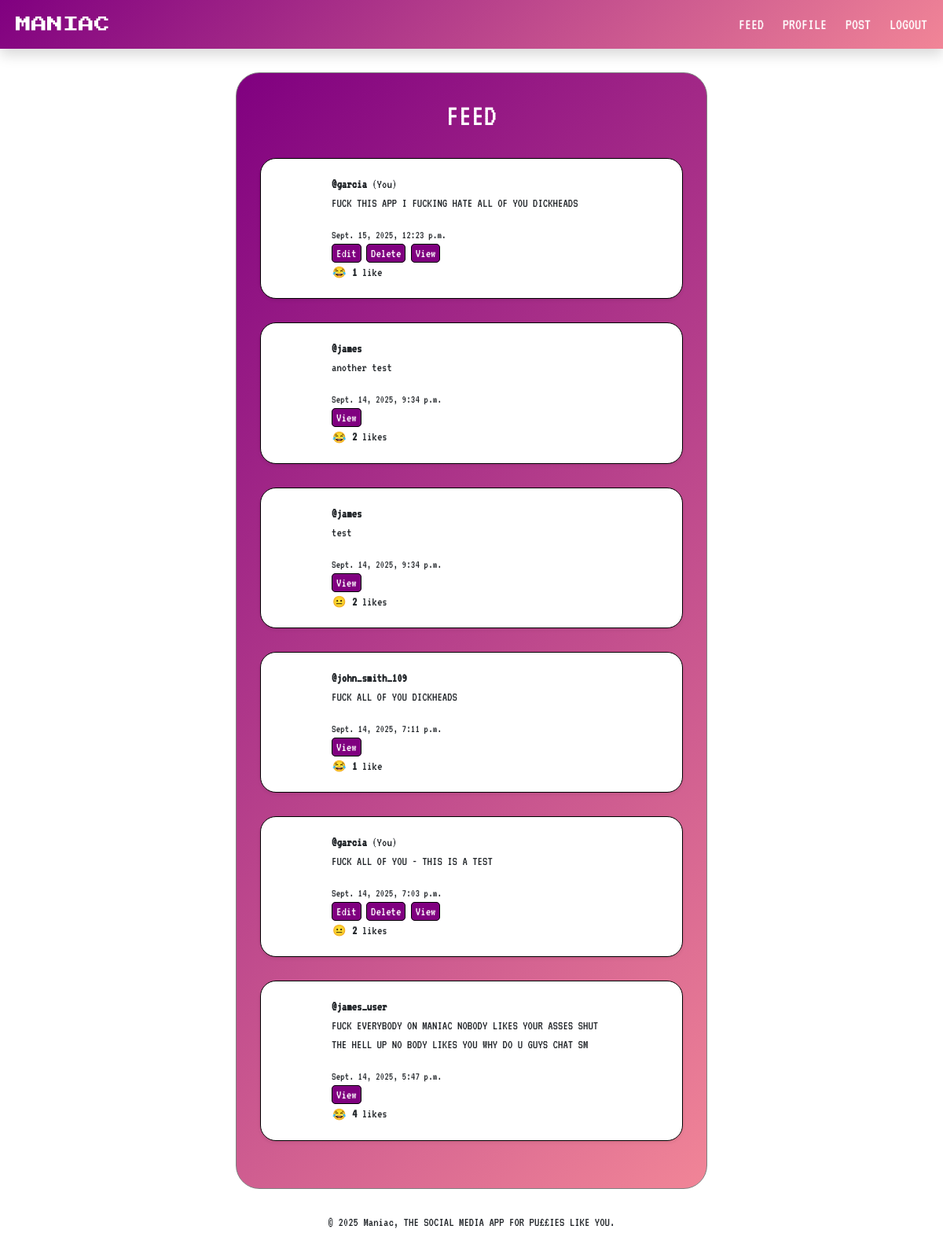
The app's page / (signed in) with its own data.
### core/models.py (models this page shows, shortened)
class Post(models.Model):
    author = models.ForeignKey(User, on_delete=models.CASCADE)
    content = models.TextField()
    created_at = models.DateTimeField(auto_now_add=True)
    likes = models.ManyToManyField(User, related_name='liked_posts', blank=True)
    def total_likes(self):
        return self.likes.count()

### core/views.py (the view)
# urls.py: path('', views.feed, name='feed'),
def feed(request):
    posts = Post.objects.all().order_by('-created_at')
    return render(request, 'core/feed.html', {'posts': posts})

### core/templates/core/feed.html (shortened to what this page needs)
{% extends "core/base.html" %}
{% block content %}
  <div class="container-feed-styling">
    <h1 class="font-for-text text-center text-white fs-1" style="font-size: 30px">FEED</h1>
    {% for post in posts %}
      <div class="container-post-styling font-for-text shadow-sm">
        <strong>@{{ post.author.username }}</strong>
        {% if post.author == user %}(You){% endif%}
        <p>{{ post.content }}</p>
        <small>{{ post.created_at }}</small>
        <div class="ms-auto">
          {% if post.author == user %}
              <a class="post-button" href="{% url 'edit_post' post.id %}">Edit</a>
              <a class="post-button" href="{% url 'delete_post' post.id %}">Delete</a>
              <a class="post-button" href="{% url 'view_post' post.id %}">View</a>
          {% else %}
              <a class="post-button" href="{% url 'view_post' post.id %}">View</a>
          {% endif %}
        </div>
        <form method="post" action="{% url 'like_post' post.id %}">
          <div class="d-flex flex-row">
            <div>
              {% if user in post.likes.all %}
                <button type="submit" class="btn btn-sm p-0">😂</button>
              {% else %}
                <button type="submit" class="btn btn-sm p-0">😐</button>
              {% endif %}
              <strong>{{ post.total_likes }}</strong>
              {% if post.total_likes == 1%} like {% else %} likes {% endif%}
            </div>
          </div>
        </form>
      </div>
    {% empty %}
      <p class="text-center font-for-text no-posts-text">No posts yet. Be the first to roast someone!</p>
    {% endfor %}
  </div>
{% endblock %}

### core/static/core/style.css (style rules this page uses)
.font-for-text { font-family: 'VT323'; }
.container-feed-styling { padding-block: 30px; margin-block: 30px; margin-inline: 300px; border: 1px solid gray; border-radius: 30px; background: linear-gradient(135deg, purple, rgb(241, 133, 151)); }
.container-post-styling { padding-block: 20px; padding-inline: 90px; margin-block: 30px; margin-inline: 30px; border: 1.5px solid black; border-radius: 20px; background-color: white; }
.post-button { text-decoration: none; color: white; background-color: purple; padding: 3px; padding-inline: 5px; border-radius: 5px; border: 1px black solid; }

### records on screen
Post: author.username "garcia", shows "(You)", content "FUCK THIS APP I FUCKING HATE ALL OF YOU DICKHEADS", created_at "Sept. 15, 2025, 12:23 p.m.", shows "Edit", total_likes "1"
Post: author.username "james", content "another test", created_at "Sept. 14, 2025, 9:34 p.m.", shows "View", total_likes "2"
Post: author.username "james", content "test", created_at "Sept. 14, 2025, 9:34 p.m.", shows "View", total_likes "2"
Post: author.username "john_smith_109", content "FUCK ALL OF YOU DICKHEADS", created_at "Sept. 14, 2025, 7:11 p.m.", shows "View", total_likes "1"
Post: author.username "garcia", shows "(You)", content "FUCK ALL OF YOU - THIS IS A TEST", created_at "Sept. 14, 2025, 7:03 p.m.", shows "Edit", total_likes "2"
Post: author.username "james_user", content "FUCK EVERYBODY ON MANIAC NOBODY LIKES YOUR ASSES SHUT THE HELL UP NO BODY LIKES YOU WHY DO U GUYS CHAT SM", created_at "Sept. 14, 2025, 5:47 p.m.", shows "View", total_likes "4"
